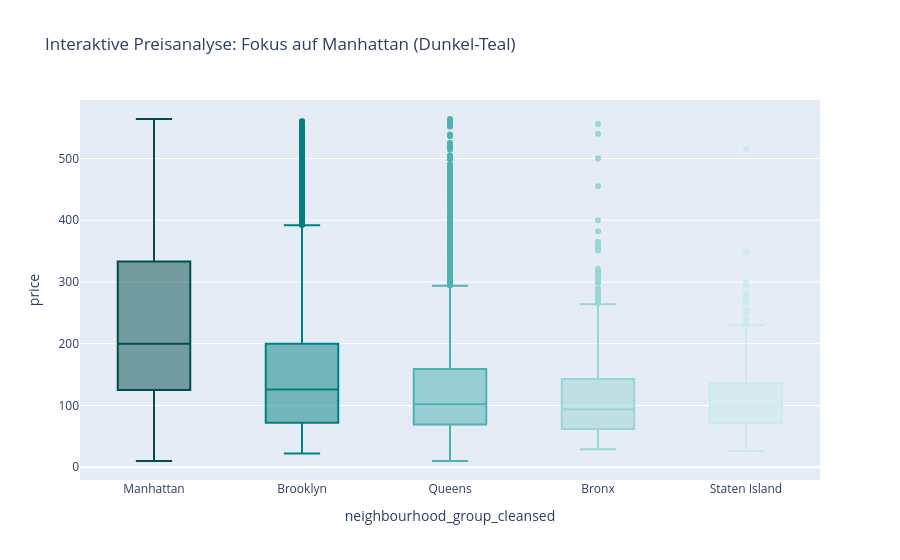

Notebook source saved alongside this figure:
### Markdown cell above
Boxplots

### Code cell
color_scale = {
    'Manhattan': '#004d4d',     # Sehr dunkles Teal
    'Brooklyn': '#008080',      # Klassisches Teal
    'Queens': '#4db2b2',        # Mittleres Teal
    'Bronx': '#99d6d6',         # Helles Teal
    'Staten Island': '#ccebeb'  # Sehr helles Teal
}

fig = px.box(df, 
             x='neighbourhood_group_cleansed', 
             y='price', 
             color='neighbourhood_group_cleansed',
             color_discrete_map=color_scale,
             title='Interaktive Preisanalyse: Fokus auf Manhattan (Dunkel-Teal)',
             category_orders={"neighbourhood_group_cleansed": ["Manhattan", "Brooklyn", "Queens", "Bronx", "Staten Island"]}) # Sortierung nach Bedeutung

# Layout-Verschönerung
fig.update_layout(showlegend=False) # Legende weg, da Achse beschriftet ist
fig.show()

### Figure 1 — Plotly figure (JSON) as saved in the notebook; plotly's stock layout.template omitted (floating-point values rounded to 4 significant figures; data arrays with more than 128 entries replaced by an {"elided": "..."} marker saying what was removed)
{"data": [{"alignmentgroup": "True", "hovertemplate": "neighbourhood_group_cleansed=%{x}<br>price=%{y}<extra></extra>", "legendgroup": "Manhattan", "marker": {"color": "#004d4d"}, "name": "Manhattan", "notched": false, "offsetgroup": "Manhattan", "orientation": "v", "showlegend": true, "type": "box", "x": {"elided": "8138 str values"}, "x0": " ", "xaxis": "x", "y": {"elided": "8138 float values"}, "y0": " ", "yaxis": "y"}, {"alignmentgroup": "True", "hovertemplate": "neighbourhood_group_cleansed=%{x}<br>price=%{y}<extra></extra>", "legendgroup": "Brooklyn", "marker": {"color": "#008080"}, "name": "Brooklyn", "notched": false, "offsetgroup": "Brooklyn", "orientation": "v", "showlegend": true, "type": "box", "x": {"elided": "7261 str values"}, "x0": " ", "xaxis": "x", "y": {"elided": "7261 float values"}, "y0": " ", "yaxis": "y"}, {"alignmentgroup": "True", "hovertemplate": "neighbourhood_group_cleansed=%{x}<br>price=%{y}<extra></extra>", "legendgroup": "Queens", "marker": {"color": "#4db2b2"}, "name": "Queens", "notched": false, "offsetgroup": "Queens", "orientation": "v", "showlegend": true, "type": "box", "x": {"elided": "3281 str values"}, "x0": " ", "xaxis": "x", "y": {"elided": "3281 float values"}, "y0": " ", "yaxis": "y"}, {"alignmentgroup": "True", "hovertemplate": "neighbourhood_group_cleansed=%{x}<br>price=%{y}<extra></extra>", "legendgroup": "Bronx", "marker": {"color": "#99d6d6"}, "name": "Bronx", "notched": false, "offsetgroup": "Bronx", "orientation": "v", "showlegend": true, "type": "box", "x": {"elided": "822 str values"}, "x0": " ", "xaxis": "x", "y": {"elided": "822 float values"}, "y0": " ", "yaxis": "y"}, {"alignmentgroup": "True", "hovertemplate": "neighbourhood_group_cleansed=%{x}<br>price=%{y}<extra></extra>", "legendgroup": "Staten Island", "marker": {"color": "#ccebeb"}, "name": "Staten Island", "notched": false, "offsetgroup": "Staten Island", "orientation": "v", "showlegend": true, "type": "box", "x": {"elided": "306 str values"}, "x0": " ", "xaxis": "x", "y": {"elided": "306 float values"}, "y0": " ", "yaxis": "y"}], "layout": {"boxmode": "overlay", "legend": {"title": {"text": "neighbourhood_group_cleansed"}, "tracegroupgap": 0}, "showlegend": false, "title": {"text": "Interaktive Preisanalyse: Fokus auf Manhattan (Dunkel-Teal)"}, "xaxis": {"anchor": "y", "categoryarray": ["Manhattan", "Brooklyn", "Queens", "Bronx", "Staten Island"], "categoryorder": "array", "domain": [0, 1], "title": {"text": "neighbourhood_group_cleansed"}}, "yaxis": {"anchor": "x", "domain": [0, 1], "title": {"text": "price"}}}}
